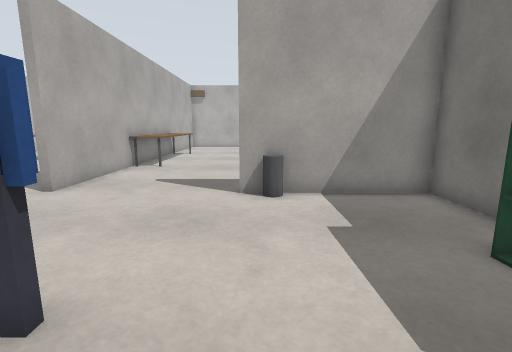
[1] (above)

16 first-person views from a walk through a world built for the Gazebo simulator. The camera is 1 m above the floor, tilts 10° down and sees 85° across. The floor is counted in squares, 0.5 m on a side. Each view is taken from the middle of a square. On the plan, view 1 faces up. The plan holds only what a view shows up to about 17 squares ahead; the rest is blank. The place goes on beyond the plan.

[2]
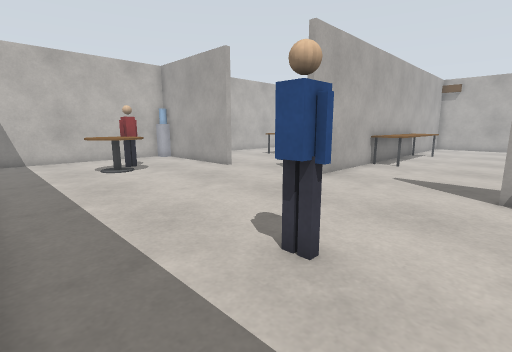

[3]
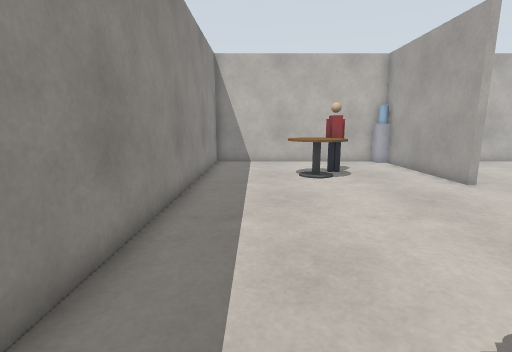

[4]
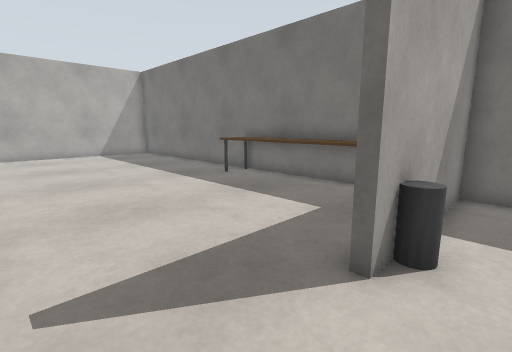

[5]
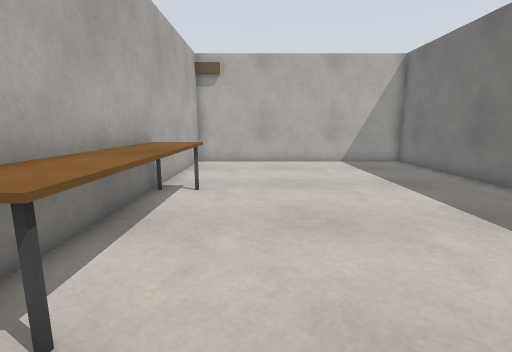

[6]
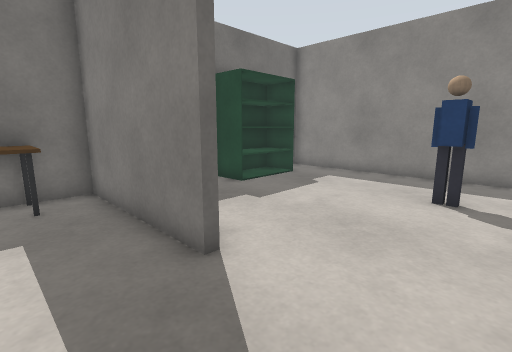

[7]
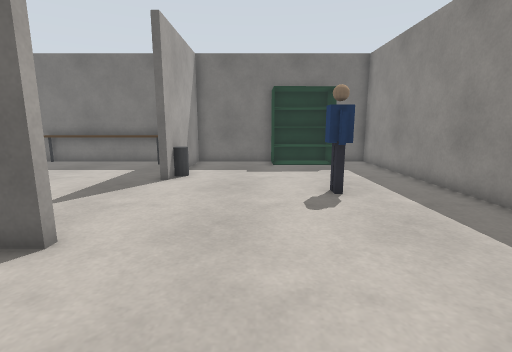

[8]
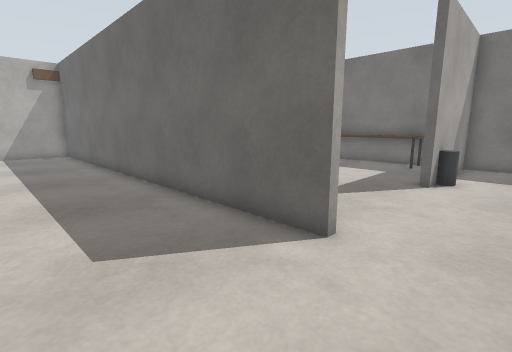

[9]
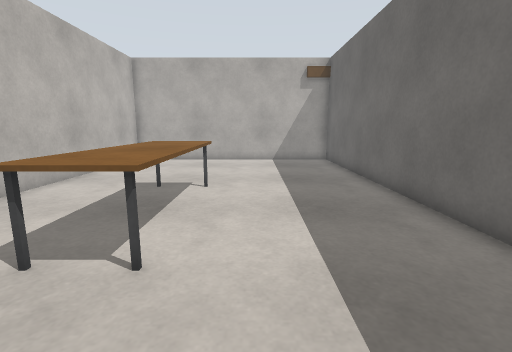

[10]
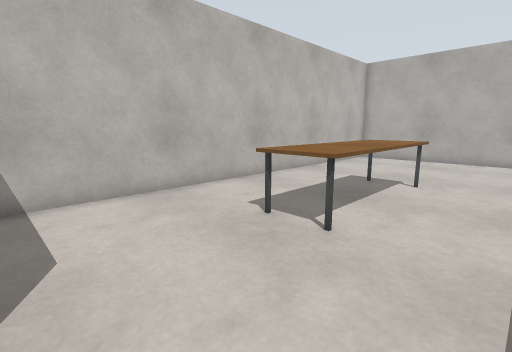

[11]
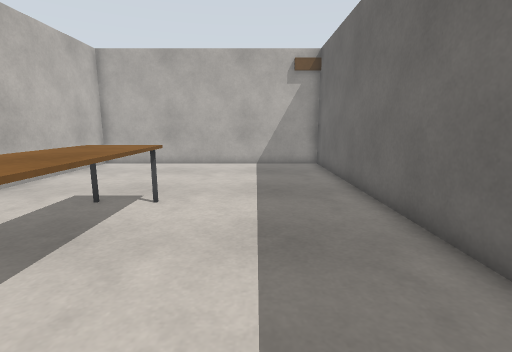

[12]
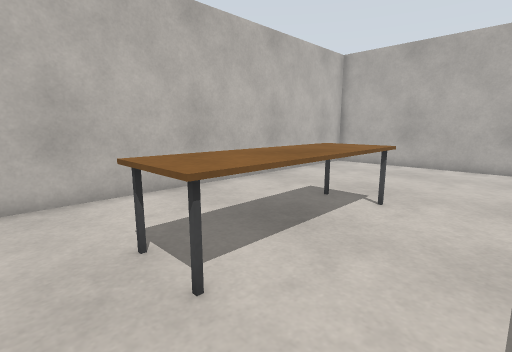

[13]
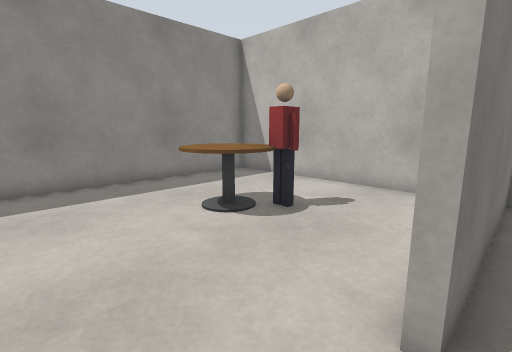

[14]
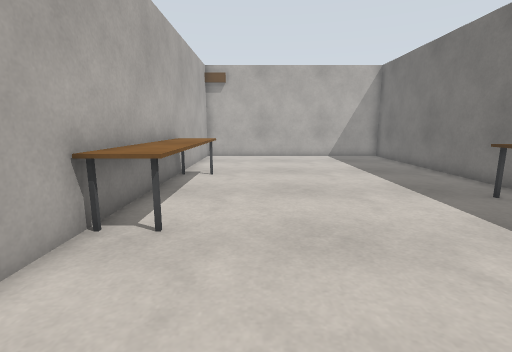

[15]
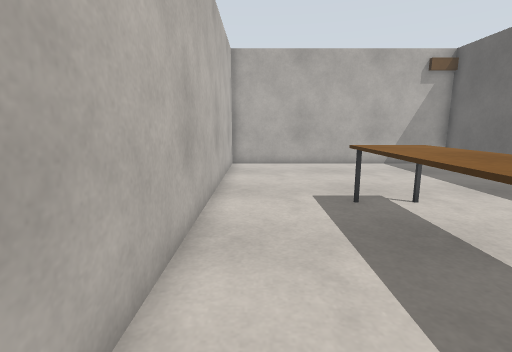

[16]
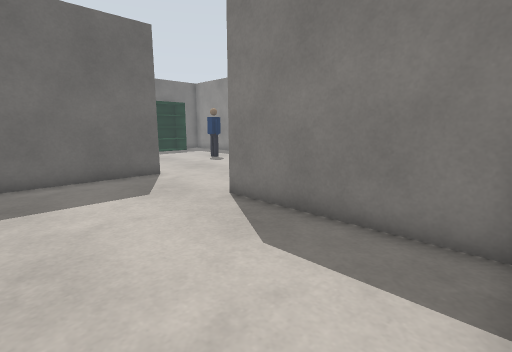

### Floor plan
Ten units are one square. View 1 is at (0, 0); x grows to the right and y downward. Boxes are objects, and circles mark ways between rooms. Rooms are numbered by the first view taken in them; rooms with no view inside come last. Other rooms are left out.
<svg viewBox="-190 -288 250 306">
<path fill="none" stroke="#000" d="M-63 -135 -63 -84 -66 -84 -66 -96M1 -86 53 -86M-115 -86 -115 -84 -172 -84M53 -174 53 -283 -63 -283 -63 -214M53 -45 53 -84 16 -84M-183 -75 -183 13 53 13 53 -5M-66 -214 -66 -283 -183 -283 -183 -102M-66 -96 -66 -145M-184 -86 -115 -86"/>
<rect x="-185" y="-85" width="10" height="10" fill="#bbb"><title>other object</title></rect>
<rect x="-145" y="-55" width="20" height="30" fill="#bbb"><title>round table</title></rect>
<rect x="-65" y="-215" width="20" height="80" fill="#bbb"><title>table</title></rect>
<rect x="-35" y="-35" width="20" height="20" fill="#bbb"><title>other object</title></rect>
<rect x="-5" y="-85" width="20" height="10" fill="#bbb"><title>bin</title></rect>
<rect x="35" y="-45" width="20" height="40" fill="#bbb"><title>shelf</title></rect>
<rect x="35" y="-175" width="20" height="80" fill="#bbb"><title>table</title></rect>
<rect x="-145" y="-205" width="20" height="60" fill="#bbb"><title>table</title></rect>
<circle cx="-95" cy="-90" r="3" fill="#2a7"/>
<text x="-40" y="-110">1</text>
<text x="-130" y="-190">2</text>
</svg>
Room 1 opens to room 2.

Where each view was taken, in squares from view 1:
view 1: 0 up, 0 right, facing up
view 2: 1 down, 0 right, facing up-left
view 3: 1 up, 2 left, facing left
view 4: 7 up, 4 left, facing up-right
view 5: 12 up, 3 left, facing up
view 6: 11 up, 4 left, facing down-right
view 7: 5 up, 11 left, facing right
view 8: 6 up, 11 left, facing up-right
view 9: 11 up, 11 left, facing up
view 10: 10 up, 10 left, facing up-left
view 11: 13 up, 10 left, facing up
view 12: 13 up, 10 left, facing up-left
view 13: 9 up, 9 left, facing down-left
view 14: 9 up, 3 left, facing up
view 15: 13 up, 17 left, facing up
view 16: 14 up, 18 left, facing down-right
